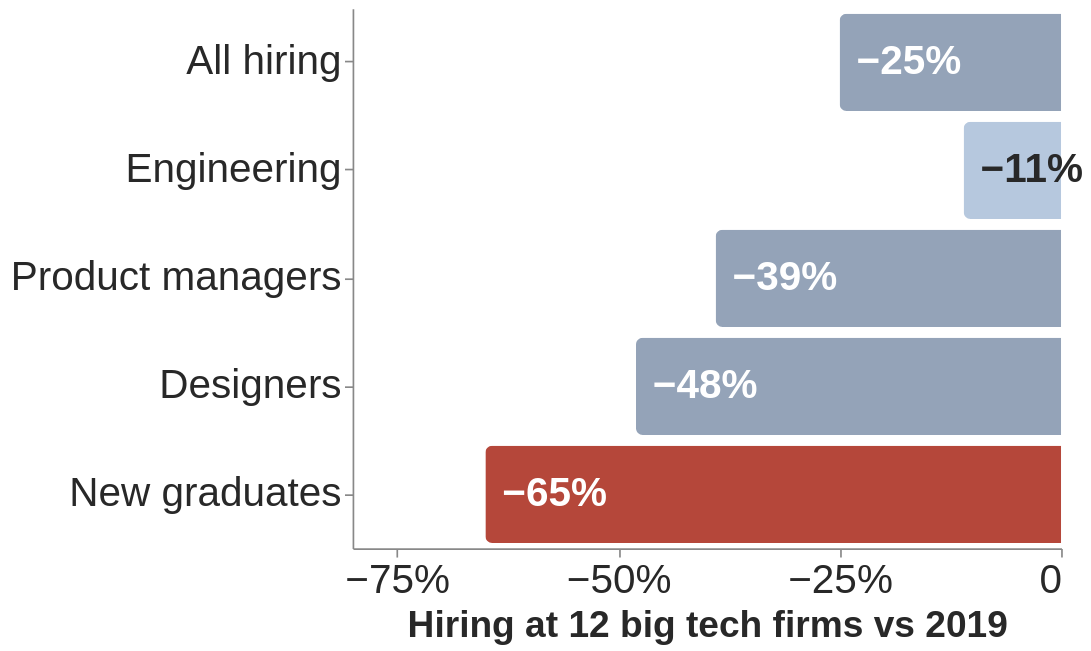

Specify this chart in Vega-Lite:
### Vega-Lite specification from a JSON file in a GitHub repository (floating-point values rounded to 4 significant figures)
{"$schema": "https://vega.github.io/schema/vega-lite/v5.json", "width": 420, "height": 320, "data": {"values": [{"k": "All hiring", "v": -25, "c": "#94a3b8", "t": "−25%"}, {"k": "Engineering", "v": -11, "c": "#b6c8de", "t": "−11%"}, {"k": "Product managers", "v": -39, "c": "#94a3b8", "t": "−39%"}, {"k": "Designers", "v": -48, "c": "#94a3b8", "t": "−48%"}, {"k": "New graduates", "v": -65, "c": "#b5473a", "t": "−65%"}]}, "layer": [{"mark": {"type": "bar", "cornerRadiusTopLeft": 4, "cornerRadiusBottomLeft": 4}, "encoding": {"y": {"field": "k", "type": "ordinal", "sort": null, "axis": {"title": null, "labelLimit": 300}}, "x": {"field": "v", "type": "quantitative", "scale": {"domain": [-80, 0]}, "axis": {"title": "Hiring at 12 big tech firms vs 2019", "grid": false, "values": [-75, -50, -25, 0], "labelExpr": "datum.value==0?'0':'−'+(-datum.value)+'%'"}}, "color": {"field": "c", "type": "nominal", "scale": null}}}, {"mark": {"type": "text", "align": "left", "dx": 10, "fontSize": 24, "fontWeight": "bold"}, "encoding": {"y": {"field": "k", "type": "ordinal", "sort": null}, "x": {"field": "v", "type": "quantitative"}, "text": {"field": "t"}, "color": {"condition": {"test": "datum.k=='Engineering'", "value": "#282828"}, "value": "#ffffff"}}}], "config": {"font": "Tahoma, Verdana, sans-serif", "axis": {"labelFontSize": 24, "titleFontSize": 22, "labelColor": "#282828", "titleColor": "#282828"}, "view": {"stroke": null}}}
